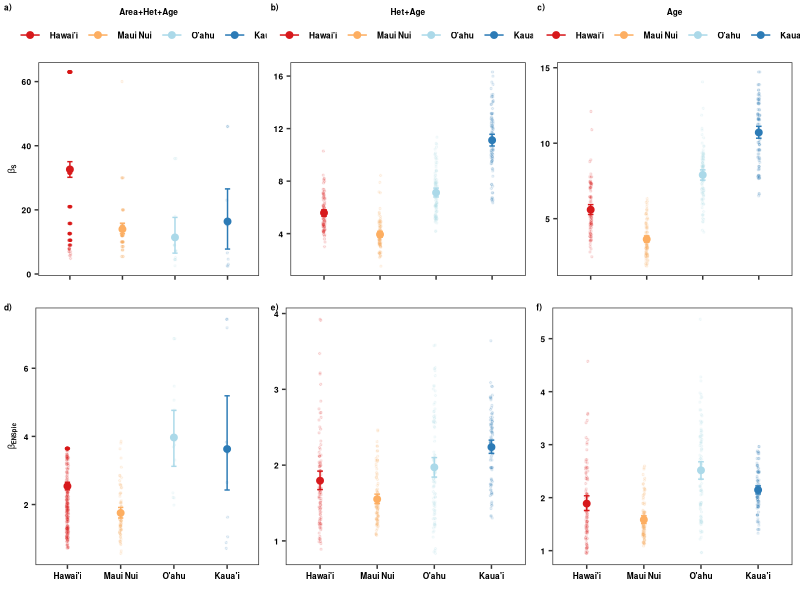

Recreate this plot in R.
###############
# Beta ENSpie #
###############
# All natives #
# 7 plots #####
###############

require(dplyr)
require(ggplot2)
require(grid)
require(reshape2)
require(rms)

#############
# Data  #####
#############

Beta_1<-read.csv("Cleaned_Data/Scen1_Natives_BetaPIE.csv",sep=",",header=T)

Beta_2<-read.csv("Cleaned_Data/Scen2_Natives_7plots_BetaPIE.csv",sep=",",header=T)

Beta_3<-read.csv("Cleaned_Data/Scen3_Natives_7plots_BetaPIE.csv",sep=",",header=T)


#################
# Beta ENS_PIE  #
#################

##############
# Scenario 1 #
##############

Beta_1$geo_entity2<-as.character(Beta_1$geo_entity2)
Beta_1$geo_entity2<-ifelse(Beta_1$geo_entity2=="Hawai'i Island","Hawai'i",Beta_1$geo_entity2)
Beta_1$geo_entity2<-ifelse(Beta_1$geo_entity2=="Kaua'i Island","Kaua'i",Beta_1$geo_entity2)
Beta_1$geo_entity2<-ifelse(Beta_1$geo_entity2=="O'ahu Island","O'ahu",Beta_1$geo_entity2)
Beta_1$geo_entity2<-as.factor(Beta_1$geo_entity2)

Beta_1$geo_entity2<-factor(Beta_1$geo_entity2,levels=c("Hawai'i","Maui Nui","O'ahu","Kaua'i"))

Beta_1s<- Beta_1 %>%
  group_by(geo_entity2) %>%
  do(data.frame(rbind(smean.cl.boot(.$beta_ENS_PIE, B=1000))))

colnames(Beta_1s)[2]<-"beta_ENS_PIE"
colnames(Beta_1s)[3]<-"l.QD"
colnames(Beta_1s)[4]<-"h.QD"

Beta_1s$geo_entity2<-as.factor(Beta_1s$geo_entity2)
Beta_1s$geo_entity2<-factor(Beta_1s$geo_entity2,levels=c("Hawai'i","Maui Nui","O'ahu","Kaua'i"))


Beta_Scen1<-ggplot(data=Beta_1, aes(x=geo_entity2,y=beta_ENS_PIE,group=geo_entity2,color=geo_entity2))+
  geom_point(data=Beta_1, aes(x=geo_entity2,y=beta_ENS_PIE,group=geo_entity2,color=geo_entity2),
             position = position_jitter(w = 0.02, h = 0),size=0.5,alpha=0.1)+
  
  geom_point(data=Beta_1s, aes(x=geo_entity2,y=beta_ENS_PIE,group=geo_entity2, colour=geo_entity2),size=2)+
  geom_errorbar(data=Beta_1s,aes(ymin=l.QD,ymax=h.QD),width=0.1)+
  # scale_y_continuous(limits=c(0,8.5))+
  #scale_color_d3(palette="category20c")+
  scale_colour_manual(values=c("#d7191c","#fdae61","#abd9e9","#2c7bb6"))+
  labs(x="",y=expression(bold(beta["ENSpie"])))+
  guides(colour=guide_legend(title="Area+Het+Age",title.position = "top"))+
  theme_bw()+theme(axis.title.x=element_text(colour="black",face="bold",size=6),
                   axis.title.y=element_text(colour="black",face="bold",size=6),
                   axis.text.x=element_text(colour=c("black"),face="bold",size=6),
                   axis.text.y=element_text(colour=c("black"),face="bold",size=6),
                   legend.text=element_text(colour=c("black"),face="bold",size=6),
                   legend.title = element_text(colour=c("black"),face="bold",size=6),
                   legend.title.align = 0.5,
                   legend.position=c("none"),
                   legend.margin =margin(t=0, r=0, b=0, l=0, unit="cm"),
                   panel.grid.major = element_blank(), panel.grid.minor = element_blank())

write.csv(Beta_1s,"Cleaned_Data/Summary_Beta_ENS_PIE_Scen1.csv",row.names=F)

## Scenario 2

Beta_22<-dplyr::summarize(dplyr::group_by(Beta_2, geo_entity2, Iteration),beta_ENS_PIE=mean(beta_ENS_PIE))

Beta_22$geo_entity2<-as.character(Beta_22$geo_entity2)
Beta_22$geo_entity2<-ifelse(Beta_22$geo_entity2=="Hawai'i Island","Hawai'i",Beta_22$geo_entity2)
Beta_22$geo_entity2<-ifelse(Beta_22$geo_entity2=="Kaua'i Island","Kaua'i",Beta_22$geo_entity2)
Beta_22$geo_entity2<-ifelse(Beta_22$geo_entity2=="O'ahu Island","O'ahu",Beta_22$geo_entity2)
Beta_22$geo_entity2<-as.factor(Beta_22$geo_entity2)


Beta_22$geo_entity2<-as.factor(Beta_22$geo_entity2)
Beta_22$geo_entity2<-factor(Beta_22$geo_entity2,levels=c("Hawai'i","Maui Nui","O'ahu","Kaua'i"))


Beta_2s<- Beta_22 %>%
  group_by(geo_entity2) %>%
  do(data.frame(rbind(smean.cl.boot(.$beta_ENS_PIE, B=1000))))

colnames(Beta_2s)[2]<-"beta_ENS_PIE"
colnames(Beta_2s)[3]<-"l.QD"
colnames(Beta_2s)[4]<-"h.QD"

Beta_2s$geo_entity2<-as.factor(Beta_2s$geo_entity2)
Beta_2s$geo_entity2<-factor(Beta_2s$geo_entity2,levels=c("Hawai'i","Maui Nui","O'ahu","Kaua'i"))


Beta_Scen2<-ggplot(data=Beta_22, aes(x=geo_entity2,y=beta_ENS_PIE,group=geo_entity2,color=geo_entity2))+
  geom_point(data=Beta_22, aes(x=geo_entity2,y=beta_ENS_PIE,group=geo_entity2,color=geo_entity2),
             position = position_jitter(w = 0.02, h = 0),size=0.5,alpha=0.1)+
  
  geom_point(data=Beta_2s, aes(x=geo_entity2,y=beta_ENS_PIE,group=geo_entity2, colour=geo_entity2),size=2)+
  geom_errorbar(data=Beta_2s,aes(ymin=l.QD,ymax=h.QD),width=0.1)+
  #scale_y_continuous(limits=c(0,8.5))+
  #scale_color_d3(palette="category20c")+
  scale_colour_manual(values=c("#d7191c","#fdae61","#abd9e9","#2c7bb6"))+
  labs(x="",y=expression(bold(beta["ENSpie"])))+
  guides(colour=guide_legend(title="Het+Age",title.position = "top"))+
  theme_bw()+theme(axis.title.x=element_text(colour="black",face="bold",size=6),
                   axis.title.y=element_blank(),
                   axis.text.x=element_text(colour=c("black"),face="bold",size=6),
                   axis.text.y=element_text(colour=c("black"),face="bold",size=6),
                   legend.text=element_text(colour=c("black"),face="bold",size=6),
                   legend.title = element_text(colour=c("black"),face="bold",size=6),
                   legend.title.align = 0.5,
                   legend.position=c("none"),
                   legend.margin =margin(t=0, r=0, b=0, l=0, unit="cm"),
                   panel.grid.major = element_blank(), panel.grid.minor = element_blank())

write.csv(Beta_2s,"Cleaned_Data/Summary_Beta_ENS_PIE_Scen2.csv",row.names=F)

## Scenario 3

Beta_33<-dplyr::summarize(dplyr::group_by(Beta_3, geo_entity2, Iteration),beta_ENS_PIE=mean(beta_ENS_PIE))

Beta_33$geo_entity2<-as.character(Beta_33$geo_entity2)
Beta_33$geo_entity2<-ifelse(Beta_33$geo_entity2=="Hawai'i Island","Hawai'i",Beta_33$geo_entity2)
Beta_33$geo_entity2<-ifelse(Beta_33$geo_entity2=="Kaua'i Island","Kaua'i",Beta_33$geo_entity2)
Beta_33$geo_entity2<-ifelse(Beta_33$geo_entity2=="O'ahu Island","O'ahu",Beta_33$geo_entity2)
Beta_33$geo_entity2<-as.factor(Beta_33$geo_entity2)


Beta_33$geo_entity2<-as.factor(Beta_33$geo_entity2)
Beta_33$geo_entity2<-factor(Beta_33$geo_entity2,levels=c("Hawai'i","Maui Nui","O'ahu","Kaua'i"))

Beta_3s<- Beta_33 %>%
  group_by(geo_entity2) %>%
  do(data.frame(rbind(smean.cl.boot(.$beta_ENS_PIE, B=1000))))

colnames(Beta_3s)[2]<-"beta_ENS_PIE"
colnames(Beta_3s)[3]<-"l.QD"
colnames(Beta_3s)[4]<-"h.QD"

Beta_3s$geo_entity2<-as.factor(Beta_3s$geo_entity2)
Beta_3s$geo_entity2<-factor(Beta_3s$geo_entity2,levels=c("Hawai'i","Maui Nui","O'ahu","Kaua'i"))


Beta_Scen3<-ggplot(data=Beta_33, aes(x=geo_entity2,y=beta_ENS_PIE,group=geo_entity2,color=geo_entity2))+
  geom_point(data=Beta_33, aes(x=geo_entity2,y=beta_ENS_PIE,group=geo_entity2,color=geo_entity2),
             position = position_jitter(w = 0.02, h = 0),size=0.5,alpha=0.1)+
  
  geom_point(data=Beta_3s, aes(x=geo_entity2,y=beta_ENS_PIE,group=geo_entity2, colour=geo_entity2),size=2)+
  geom_errorbar(data=Beta_3s,aes(ymin=l.QD,ymax=h.QD),width=0.1)+
  #scale_y_continuous(limits=c(0,8.5))+
  #scale_color_d3(palette="category20c")+
  scale_colour_manual(values=c("#d7191c","#fdae61","#abd9e9","#2c7bb6"))+
  labs(x="",y=expression(bold(beta["ENSpie"])))+
  guides(colour=guide_legend(title="Age",title.position = "top"))+
  theme_bw()+theme(axis.title.x=element_text(colour="black",face="bold",size=6),
                   axis.title.y=element_blank(),
                   axis.text.x=element_text(colour=c("black"),face="bold",size=6),
                   axis.text.y=element_text(colour=c("black"),face="bold",size=6),
                   legend.text=element_text(colour=c("black"),face="bold",size=6),
                   legend.title = element_text(colour=c("black"),face="bold",size=6),
                   legend.title.align = 0.5,
                   legend.position=c("none"),
                   legend.margin =margin(t=0, r=0, b=0, l=0, unit="cm"),
                   panel.grid.major = element_blank(), panel.grid.minor = element_blank())

write.csv(Beta_3s,"Cleaned_Data/Summary_Beta_ENS_PIE_Scen3.csv",row.names=F)

#############
# Beta S ####
#############

##############
# Scenario 1 #
##############


Beta_1$geo_entity2<-as.factor(Beta_1$geo_entity2)
Beta_1$geo_entity2<-factor(Beta_1$geo_entity2,levels=c("Hawai'i","Maui Nui","O'ahu","Kaua'i"))

Beta_1ss<- Beta_1 %>%
  group_by(geo_entity2) %>%
  do(data.frame(rbind(smean.cl.boot(.$beta_S, B=1000))))

colnames(Beta_1ss)[2]<-"beta_S"
colnames(Beta_1ss)[3]<-"l.QD"
colnames(Beta_1ss)[4]<-"h.QD"

Beta_1ss$geo_entity2<-as.factor(Beta_1ss$geo_entity2)
Beta_1ss$geo_entity2<-factor(Beta_1ss$geo_entity2,levels=c("Hawai'i","Maui Nui","O'ahu","Kaua'i"))

Beta_Scen1s<-ggplot(data=Beta_1, aes(x=geo_entity2,y=beta_S,group=geo_entity2,color=geo_entity2))+
  geom_point(data=Beta_1, aes(x=geo_entity2,y=beta_S,group=geo_entity2,color=geo_entity2),
             position = position_jitter(w = 0.02, h = 0),size=0.5,alpha=0.1)+
  
  geom_point(data=Beta_1ss, aes(x=geo_entity2,y=beta_S,group=geo_entity2, colour=geo_entity2),size=2)+
  geom_errorbar(data=Beta_1ss,aes(ymin=l.QD,ymax=h.QD),width=0.1)+
  #scale_y_continuous(limits=c(0,8.5))+
  #scale_color_d3(palette="category20c")+
  scale_colour_manual(values=c("#d7191c","#fdae61","#abd9e9","#2c7bb6"))+
  labs(x="",y=expression(bold(beta["S"])))+
  guides(colour=guide_legend(title="Area+Het+Age",title.position = "top"))+
  theme_bw()+theme(axis.title.x=element_text(colour="black",face="bold",size=6),
                   axis.title.y=element_text(colour="black",face="bold",size=6),
                   axis.text.x=element_blank(),
                   axis.text.y=element_text(colour=c("black"),face="bold",size=6),
                   legend.text=element_text(colour=c("black"),face="bold",size=6),
                   legend.title = element_text(colour=c("black"),face="bold",size=6),
                   legend.title.align = 0.5,
                   legend.position=c("top"),
                   legend.margin =margin(t=0, r=0, b=0, l=0, unit="cm"),
                   panel.grid.major = element_blank(), panel.grid.minor = element_blank())

write.csv(Beta_1ss,"Cleaned_Data/Summary_Beta_S_Scen1.csv",row.names=F)

## Scenario 2

Beta_222<-dplyr::summarize(dplyr::group_by(Beta_2, geo_entity2, Iteration),beta_S=mean(beta_S))

Beta_222$geo_entity2<-as.character(Beta_222$geo_entity2)
Beta_222$geo_entity2<-ifelse(Beta_222$geo_entity2=="Hawai'i Island","Hawai'i",Beta_222$geo_entity2)
Beta_222$geo_entity2<-ifelse(Beta_222$geo_entity2=="Kaua'i Island","Kaua'i",Beta_222$geo_entity2)
Beta_222$geo_entity2<-ifelse(Beta_222$geo_entity2=="O'ahu Island","O'ahu",Beta_222$geo_entity2)
Beta_222$geo_entity2<-as.factor(Beta_222$geo_entity2)


Beta_222$geo_entity2<-as.factor(Beta_222$geo_entity2)
Beta_222$geo_entity2<-factor(Beta_222$geo_entity2,levels=c("Hawai'i","Maui Nui","O'ahu","Kaua'i"))


Beta_2ss<- Beta_222 %>%
  group_by(geo_entity2) %>%
  do(data.frame(rbind(smean.cl.boot(.$beta_S, B=1000))))

colnames(Beta_2ss)[2]<-"beta_S"
colnames(Beta_2ss)[3]<-"l.QD"
colnames(Beta_2ss)[4]<-"h.QD"

Beta_2ss$geo_entity2<-as.factor(Beta_2ss$geo_entity2)
Beta_2ss$geo_entity2<-factor(Beta_2ss$geo_entity2,levels=c("Hawai'i","Maui Nui","O'ahu","Kaua'i"))


Beta_Scen2s<-ggplot(data=Beta_222, aes(x=geo_entity2,y=beta_S,group=geo_entity2,color=geo_entity2))+
  geom_point(data=Beta_222, aes(x=geo_entity2,y=beta_S,group=geo_entity2,color=geo_entity2),
             position = position_jitter(w = 0.02, h = 0),size=0.5,alpha=0.1)+
  
  geom_point(data=Beta_2ss, aes(x=geo_entity2,y=beta_S,group=geo_entity2, colour=geo_entity2),size=2)+
  geom_errorbar(data=Beta_2ss,aes(ymin=l.QD,ymax=h.QD),width=0.1)+
  #cale_y_continuous(limits=c(0,8.5))+
  # scale_color_d3(palette="category20c")+
  scale_colour_manual(values=c("#d7191c","#fdae61","#abd9e9","#2c7bb6"))+
  labs(x="",y=expression(bold(beta["S"])))+
  guides(colour=guide_legend(title="Het+Age",title.position = "top"))+
  theme_bw()+theme(axis.title.x=element_text(colour="black",face="bold",size=6),
                   axis.title.y=element_blank(),
                   axis.text.x=element_blank(),
                   axis.text.y=element_text(colour=c("black"),face="bold",size=6),
                   legend.text=element_text(colour=c("black"),face="bold",size=6),
                   legend.title = element_text(colour=c("black"),face="bold",size=6),
                   legend.title.align = 0.5,
                   legend.position=c("top"),
                   legend.margin =margin(t=0, r=0, b=0, l=0, unit="cm"),
                   panel.grid.major = element_blank(), panel.grid.minor = element_blank())

write.csv(Beta_2ss,"Cleaned_Data/Summary_Beta_S_Scen2.csv",row.names=F)

## Scenario 3

Beta_333<-dplyr::summarize(dplyr::group_by(Beta_3, geo_entity2, Iteration),beta_S=mean(beta_S))

Beta_333$geo_entity2<-as.character(Beta_333$geo_entity2)
Beta_333$geo_entity2<-ifelse(Beta_333$geo_entity2=="Hawai'i Island","Hawai'i",Beta_333$geo_entity2)
Beta_333$geo_entity2<-ifelse(Beta_333$geo_entity2=="Kaua'i Island","Kaua'i",Beta_333$geo_entity2)
Beta_333$geo_entity2<-ifelse(Beta_333$geo_entity2=="O'ahu Island","O'ahu",Beta_333$geo_entity2)
Beta_333$geo_entity2<-as.factor(Beta_333$geo_entity2)

Beta_333$geo_entity2<-as.factor(Beta_333$geo_entity2)
Beta_333$geo_entity2<-factor(Beta_333$geo_entity2,levels=c("Hawai'i","Maui Nui","O'ahu","Kaua'i"))

Beta_3ss<- Beta_333 %>%
  group_by(geo_entity2) %>%
  do(data.frame(rbind(smean.cl.boot(.$beta_S, B=1000))))

colnames(Beta_3ss)[2]<-"beta_S"
colnames(Beta_3ss)[3]<-"l.QD"
colnames(Beta_3ss)[4]<-"h.QD"

Beta_3ss$geo_entity2<-as.factor(Beta_3ss$geo_entity2)
Beta_3ss$geo_entity2<-factor(Beta_3ss$geo_entity2,levels=c("Hawai'i","Maui Nui","O'ahu","Kaua'i"))

Beta_Scen3s<-ggplot(data=Beta_333, aes(x=geo_entity2,y=beta_S,group=geo_entity2,color=geo_entity2))+
  geom_point(data=Beta_333, aes(x=geo_entity2,y=beta_S,group=geo_entity2,color=geo_entity2),
             position = position_jitter(w = 0.02, h = 0),size=0.5,alpha=0.1)+
  
  geom_point(data=Beta_3ss, aes(x=geo_entity2,y=beta_S,group=geo_entity2, colour=geo_entity2),size=2)+
  geom_errorbar(data=Beta_3ss,aes(ymin=l.QD,ymax=h.QD),width=0.1)+
  #scale_y_continuous(limits=c(0,100))+
  #scale_color_d3(palette="category20c")+
  scale_colour_manual(values=c("#d7191c","#fdae61","#abd9e9","#2c7bb6"))+
  labs(x="",y=expression(bold(beta["S"])))+
  guides(colour=guide_legend(title="Age",title.position = "top"))+
  theme_bw()+theme(axis.title.x=element_text(colour="black",face="bold",size=6),
                   axis.title.y=element_blank(),
                   axis.text.x=element_blank(),
                   axis.text.y=element_text(colour=c("black"),face="bold",size=6),
                   legend.text=element_text(colour=c("black"),face="bold",size=6),
                   legend.title = element_text(colour=c("black"),face="bold",size=6),
                   legend.title.align = 0.5,
                   legend.position=c("top"),
                   legend.margin =margin(t=0, r=0, b=0, l=0, unit="cm"),
                   panel.grid.major = element_blank(), panel.grid.minor = element_blank())

write.csv(Beta_3ss,"Cleaned_Data/Summary_Beta_S_Scen3.csv",row.names=F)

###################
# merge figures  #
##################

require(cowplot)


togg2<-plot_grid(Beta_Scen1s, Beta_Scen2s, Beta_Scen3s,Beta_Scen1, Beta_Scen2, Beta_Scen3,
                 labels=c("a)","b)","c)","d)","e)","f)"),label_size = 6,
                 ncol=3)


png(filename="Figures/Beta_ENSpie_S_FigSX_natives_7plots.png", 
    units="in", 
    width=8, 
    height=6, 
    pointsize=2, 
    res=400)

togg2

dev.off()
